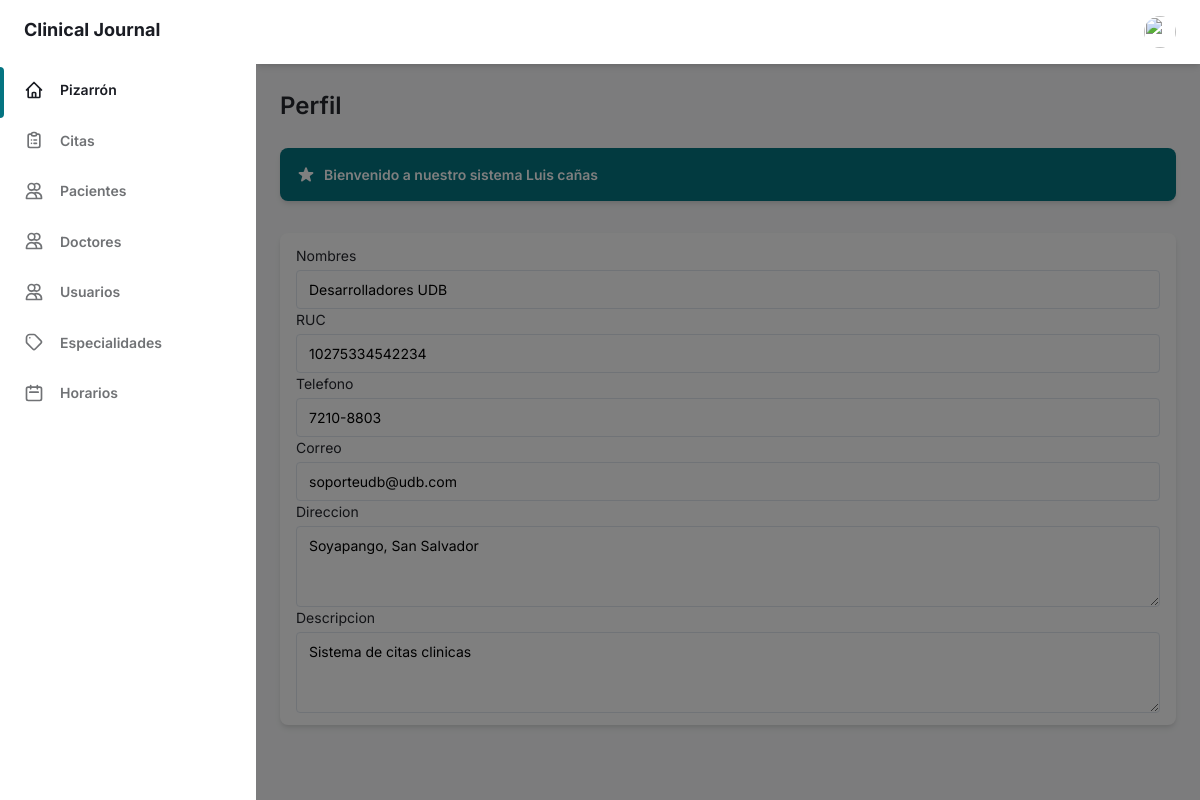
Screenshot of /vista/profile/mostrar.php (signed in) with the database file from the repository.
### tables this page shows
CREATE TABLE `profile` (
  `idprof` int(11) NOT NULL,
  `nombr` varchar(30) NOT NULL,
  `ruc` char(14) NOT NULL,
  `telef` char(9) NOT NULL,
  `corr` varchar(35) NOT NULL,
  `direcc` varchar(35) NOT NULL,
  `descrip` varchar(100) NOT NULL,
  `logo` varchar(100) NOT NULL
);

### vista/profile/mostrar.php (the view, shortened to what this page needs)
<!DOCTYPE html>
<html :class="{ 'theme-dark': dark }" x-data="data()" lang="en">
<head>
  <link rel="stylesheet" href="../../assets/css/tailwind.output.css" />
  <link rel="stylesheet" href="https://cdnjs.cloudflare.com/ajax/libs/Chart.js/2.9.3/Chart.min.css" />
</head>
<body>
  <div class="flex h-screen bg-gray-50 dark:bg-gray-900" :class="{ 'overflow-hidden': isSideMenuOpen }">
    <aside class="z-20 hidden w-64 overflow-y-auto bg-white dark:bg-gray-800 md:block flex-shrink-0">
      <div class="py-4 text-gray-500 dark:text-gray-400">
        <a class="ml-6 text-lg font-bold text-gray-800 dark:text-gray-200" href="../admin/pages-admin.php">
          Clinical Journal
        </a>
        <ul class="mt-6">
          <li class="relative px-6 py-3">
            <span class="absolute inset-y-0 left-0 w-1 bg-teal-600 rounded-tr-lg rounded-br-lg" aria-hidden="true"></span>
            <a class="inline-flex items-center w-full text-sm font-semibold text-gray-800 transition-colors duration-150 hover:text-gray-800 dark:hover:text-gray-200 dark:text-gray-100" href="../admin/pages-admin.php">
              <span class="ml-4">Pizarrón</span>
            </a>
          </li>
        </ul>
        <ul>
          <li class="relative px-6 py-3">
            <a class="inline-flex items-center w-full text-sm font-semibold transition-colors duration-150 hover:text-gray-800 dark:hover:text-gray-200" href="../../folder/appointment.php">
              <span class="ml-4">Citas</span>
            </a>
          </li>
          <li class="relative px-6 py-3">
            <a class="inline-flex items-center w-full text-sm font-semibold transition-colors duration-150 hover:text-gray-800 dark:hover:text-gray-200" href="../../folder/patients.php">
              <span class="ml-4">Pacientes</span>
            </a>
          </li>
          <li class="relative px-6 py-3">
            <a class="inline-flex items-center w-full text-sm font-semibold transition-colors duration-150 hover:text-gray-800 dark:hover:text-gray-200" href="../../folder/doctor.php">
              <span class="ml-4">Doctores</span>
            </a>
          </li>
          <li class="relative px-6 py-3">
            <a class="inline-flex items-center w-full text-sm font-semibold transition-colors duration-150 hover:text-gray-800 dark:hover:text-gray-200" href="../../folder/usuarios.php">
              <span class="ml-4">Usuarios</span>
            </a>
          </li>
          <li class="relative px-6 py-3">
            <a class="inline-flex items-center w-full text-sm font-semibold transition-colors duration-150 hover:text-gray-800 dark:hover:text-gray-200" href="../../folder/specialty.php">
              <span class="ml-4">Especialidades</span>
            </a>
          </li>
          <li class="relative px-6 py-3">
            <a class="inline-flex items-center w-full text-sm font-semibold transition-colors duration-150 hover:text-gray-800 dark:hover:text-gray-200" href="../../folder/horario.php">
              <span class="ml-4">Horarios</span>
            </a>
          </li>
        </ul>
      </div>
    </aside>
    <div x-show="isSideMenuOpen" x-transition:enter="transition ease-in-out duration-150" x-transition:enter-start="opacity-0" x-transition:enter-end="opacity-100" x-transition:leave="transition ease-in-out duration-150" x-transition:leave-start="opacity-100" x-transition:leave-end="opacity-0" class="fixed inset-0 z-10 flex items-end bg-black bg-opacity-50 sm:items-center sm:justify-center"></div>
    <div class="flex flex-col flex-1 w-full">
      <header class="z-10 py-4 bg-white shadow-md dark:bg-gray-800">
        <div class="container flex items-center justify-between h-full px-6 mx-auto text-teal-600 dark:text-teal-300">
          <ul class="flex items-center flex-shrink-0 space-x-6">
            <li class="relative">
              <button class="align-middle rounded-full focus:shadow-outline-teal focus:outline-none" @click="toggleProfileMenu" @keydown.escape="closeProfileMenu" aria-label="Account" aria-haspopup="true">
                <img class="object-cover w-8 h-8 rounded-full" src="https://www.creativefabrica.com/wp-content/uploads/2019/02/Profile-Icon-by-arus-1-580x386.jpg" alt="" aria-hidden="true" />
              </button>
            </li>
          </ul>
        </div>
      </header>
      <main class="h-full overflow-y-auto">
        <div class="container px-6 mx-auto grid">
          <h2 class="my-6 text-2xl font-semibold text-gray-700 dark:text-gray-200">
            Perfil
          </h2>
          <a class="flex items-center justify-between p-4 mb-8 text-sm font-semibold text-teal-100 bg-teal-600 rounded-lg shadow-md focus:outline-none focus:shadow-outline-teal" style="cursor: pointer;">
            <div class="flex items-center">
              <span class="text-white">Bienvenido a nuestro sistema <?php echo ucfirst($_SESSION['nombre']); ?></span>
            </div>
          </a>
          <?php
          function connect()
          {
            return new mysqli("localhost", "root", "", "proyecto_clinica");
          }
          $con = connect();
          $sql = "SELECT * FROM profile";
          $query  = $con->query($sql);
          $data =  array();
          if ($query) {
            while ($r = $query->fetch_object()) {
              $data[] = $r;
            }
          }
          ?>
          <?php if (count($data) > 0) : ?>
            <?php foreach ($data as $d) : ?>
              <div class="px-4 py-3 mb-8 bg-white rounded-lg shadow-md dark:bg-gray-800">
                <form method="POST" autocomplete="off" enctype="multipart/form-data" role="form">
                  <label class="block text-sm">
                    <span class="text-gray-700 dark:text-gray-400">Nombres</span>
                    <input disabled type="text" name="nombr" value="<?php echo $d->nombr; ?>" class="block w-full mt-1 text-sm dark:border-gray-600 dark:bg-gray-700 focus:border-teal-400 focus:outline-none focus:shadow-outline-teal dark:text-gray-300 dark:focus:shadow-outline-gray form-input" />
                  </label>
                  <label class="block text-sm">
                    <span class="text-gray-700 dark:text-gray-400">RUC</span>
                    <input disabled type="text" name="ruc" value="<?php echo $d->ruc; ?>" class="block w-full mt-1 text-sm dark:border-gray-600 dark:bg-gray-700 focus:border-teal-400 focus:outline-none focus:shadow-outline-teal dark:text-gray-300 dark:focus:shadow-outline-gray form-input" />
                  </label>
                  <label class="block text-sm">
                    <span class="text-gray-700 dark:text-gray-400">Telefono</span>
                    <input disabled type="text" name="telef" value="<?php echo $d->telef; ?>" class="block w-full mt-1 text-sm dark:border-gray-600 dark:bg-gray-700 focus:border-teal-400 focus:outline-none focus:shadow-outline-teal dark:text-gray-300 dark:focus:shadow-outline-gray form-input" />
                  </label>
                  <label class="block text-sm">
                    <span class="text-gray-700 dark:text-gray-400">Correo</span>
                    <input disabled type="text" name="corr" value="<?php echo $d->corr; ?>" class="block w-full mt-1 text-sm dark:border-gray-600 dark:bg-gray-700 focus:border-teal-400 focus:outline-none focus:shadow-outline-teal dark:text-gray-300 dark:focus:shadow-outline-gray form-input" />
                  </label>
                  <label class="block text-sm">
                    <span class="text-gray-700 dark:text-gray-400">Direccion</span>
                    <textarea disabled name="asunto" class="block w-full mt-1 text-sm dark:text-gray-300 dark:border-gray-600 dark:bg-gray-700 form-textarea focus:border-teal-400 focus:outline-none focus:shadow-outline-teal dark:focus:shadow-outline-gray" rows="3" placeholder="Enter some long form content."><?php echo $d->direcc; ?></textarea>
                  </label>
                  <label class="block text-sm">
                    <span class="text-gray-700 dark:text-gray-400">Descripcion</span>
                    <textarea disabled name="descrip" class="block w-full mt-1 text-sm dark:text-gray-300 dark:border-gray-600 dark:bg-gray-700 form-textarea focus:border-teal-400 focus:outline-none focus:shadow-outline-teal dark:focus:shadow-outline-gray" rows="3" placeholder="Enter some long form content."><?php echo $d->descrip; ?></textarea>
                  </label>
                </form>
              </div>
        </div>
      <?php endforeach; ?>
    <?php else : ?>
      <span class="px-2 py-1 font-semibold leading-tight text-red-700 bg-red-100 rounded-full dark:text-red-100 dark:bg-red-700">
        No hay datos
      </span>
    <?php endif; ?>
      </main>
    </div>
  </div>
</body>
</html>

### rows the page displays
profile: nombr "Desarrolladores UDB", ruc "10275334542234", telef "7210-8803", corr "soporteudb@udb.com", asunto "Soyapango, San Salvador", descrip "Sistema de citas clinicas"

### other values shown
$_SESSION['nombre'] "Luis cañas"
